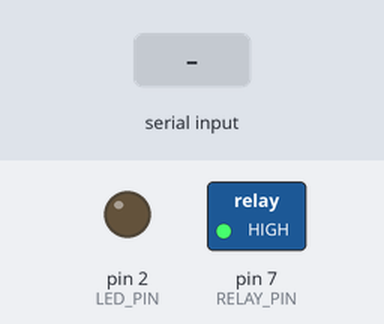
Recording of a sketch running on a simulated Arduino Uno, built with avr-gcc and run on an emulated ATmega328P. Shown: switched loads named in the sketch (green lamp = pin HIGH), output pins drawn as LEDs (lit = HIGH). The inputs (shaded band) are chosen by the test bench. What the sketch prints to the serial monitor is not drawn.

Above: at 1.2 s.
1.3 s: "CUACA,2\n" received over Serial
At 1.8 s:
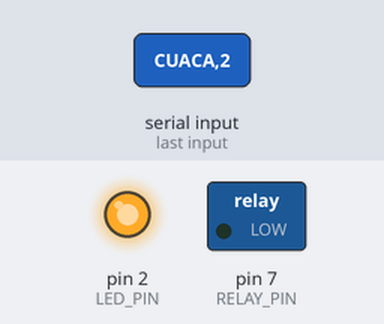
2.8 s: "CUACA,0\n" received over Serial
At 3.1 s:
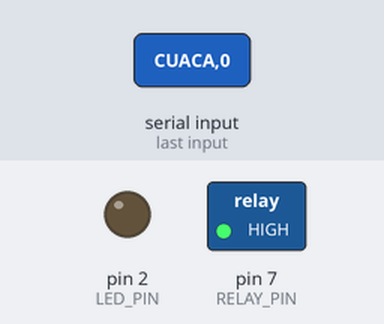
Timing chart, 0 to 5.8 s (numbered marks = the images above; inputs shaded):
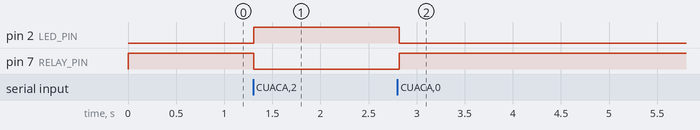

Measured:
- after the input at 1.3 s, pin 2 (LED_PIN): LOW → HIGH at once; pin 7 (RELAY_PIN): HIGH → LOW at once
- after the input at 2.8 s, pin 2 (LED_PIN): HIGH → LOW after 0.02 s instead of 3.5 s; pin 7 (RELAY_PIN): LOW → HIGH after 0.02 s instead of 3.5 s

The sketch:

arduino_weather_radio.ino
```cpp
/*
  =============================================================================
  ARDUINO RELAY BROADCASTER — SISTEM PERINGATAN DINI CUACA NELAYAN
  =============================================================================
  Fungsi:
    Menerima perintah Serial dari PC/Web (format: CUACA,<LEVEL>)
    dan mengaktifkan Relay selama 5 detik, lalu mati otomatis.

  Komponen yang Dibutuhkan:
    1. Arduino Uno / Nano
    2. Modul Relay 5V (1-Channel, Active LOW)
    3. LED Indikator (opsional, pin D2)

  Skema Pinout Wiring:
    - Arduino Pin D7   ---> IN pada Modul Relay
    - Arduino 5V       ---> VCC Relay
    - Arduino GND      ---> GND Relay
    - Relay COM        ---> Sumber Sinyal Audio (Line-in PC / Amplifier)
    - Relay NO         ---> Input Pemancar Radio FM
    - Arduino Pin D2   ---> LED Indikator (+ resistor 220Ω ke GND)

  Perilaku:
    - CUACA,0          --> Relay MATI (aman / batalkan siaran)
    - CUACA,1/2/3      --> Relay NYALA 5 detik, lalu mati otomatis
    - Perintah baru bisa diterima KAPAN SAJA (non-blocking)
    - Kirim CUACA,0 untuk mematikan relay lebih awal

  Format Perintah Serial dari Python/Web:
    "CUACA,<LEVEL>\n"       Contoh: "CUACA,2\n"
    "CUACA,<LEVEL>,<IDX>\n" Contoh: "CUACA,2,0\n"

  Cara Uji Manual via Serial Monitor (baud 9600):
    Kirim "CUACA,2" → Relay nyala 5 detik
    Kirim "CUACA,0" → Relay langsung mati
  =============================================================================
*/

#define LED_PIN   2
#define RELAY_PIN 7

// Relay ACTIVE LOW: LOW = Relay ON, HIGH = Relay OFF
// PENTING: pastikan modul relay kamu memang Active LOW
#define RELAY_ON  LOW
#define RELAY_OFF HIGH

// Durasi relay menyala dalam milidetik
#define DURASI_SIARAN_MS 5000UL

// ============================================================
// STATE RELAY (non-blocking, pakai millis())
// ============================================================
bool          relayAktif   = false;
unsigned long waktuMulai   = 0;

String inputBuffer = "";

// ============================================================
// SETUP
// ============================================================
void setup() {
  // PENTING: atur pin mode lalu langsung matikan relay
  // untuk mencegah relay nyala saat Arduino boot
  pinMode(RELAY_PIN, OUTPUT);
  digitalWrite(RELAY_PIN, RELAY_OFF);   // <-- Langsung matikan!

  pinMode(LED_PIN, OUTPUT);
  digitalWrite(LED_PIN, LOW);

  Serial.begin(9600);
  Serial.println(F("[SYSTEM] Arduino Relay Broadcaster Ready."));
  Serial.println(F("[SYSTEM] Menunggu perintah CUACA,<LEVEL>..."));
}

// ============================================================
// LOOP — Non-blocking: cek timer relay + baca Serial
// ============================================================
void loop() {

  // --- 1. Cek apakah 5 detik sudah selesai ---
  if (relayAktif && (millis() - waktuMulai >= DURASI_SIARAN_MS)) {
    matikanRelay();
  }

  // --- 2. Baca perintah Serial dari PC/Web ---
  while (Serial.available() > 0) {
    char c = Serial.read();

    if (c == '\n' || c == '\r') {
      inputBuffer.trim();
      if (inputBuffer.length() > 0) {
        prosesPerintah(inputBuffer);
        inputBuffer = "";
      }
    } else {
      // Abaikan karakter non-printable
      if (c >= 32) {
        inputBuffer += c;
      }
    }
  }
}

// ============================================================
// MATIKAN RELAY (dipanggil otomatis atau oleh CUACA,0)
// ============================================================
void matikanRelay() {
  relayAktif = false;
  digitalWrite(RELAY_PIN, RELAY_OFF);
  digitalWrite(LED_PIN, LOW);
  Serial.println(F("[RELAY] OFF — Siaran selesai."));
  Serial.println(F("SELESAI"));
}

// ============================================================
// PROSES PERINTAH SERIAL
// ============================================================
void prosesPerintah(String cmd) {
  Serial.print(F("[IN] "));
  Serial.println(cmd);

  if (!cmd.startsWith("CUACA,")) {
    Serial.println(F("[ERROR] Format tidak valid. Gunakan: CUACA,<LEVEL>"));
    return;
  }

  // Ambil angka level (token pertama setelah "CUACA,")
  String parameter = cmd.substring(6);
  int firstComma   = parameter.indexOf(',');
  int level        = (firstComma == -1)
                       ? parameter.toInt()
                       : parameter.substring(0, firstComma).toInt();

  // ---- LEVEL 0: Matikan relay ----
  if (level == 0) {
    if (relayAktif) {
      Serial.println(F("[INFO] Perintah AMAN diterima — Relay dimatikan lebih awal."));
      matikanRelay();
    } else {
      digitalWrite(RELAY_PIN, RELAY_OFF);
      digitalWrite(LED_PIN, LOW);
      Serial.println(F("[INFO] Cuaca Aman. Relay sudah OFF."));
      Serial.println(F("OK"));
    }
    return;
  }

  // ---- LEVEL 1 / 2 / 3: Nyalakan relay 5 detik ----
  if (level >= 1 && level <= 3) {
    if (relayAktif) {
      // Perpanjang / reset timer jika sudah aktif
      waktuMulai = millis();
      Serial.print(F("[INFO] Timer direset. Relay ON 5 detik (Level "));
      Serial.print(level);
      Serial.println(F(")."));
    } else {
      relayAktif = true;
      waktuMulai = millis();
      digitalWrite(RELAY_PIN, RELAY_ON);
      digitalWrite(LED_PIN, HIGH);
      Serial.print(F("[RELAY] ON — Level "));
      Serial.print(level);
      Serial.println(F(" — Mati otomatis dalam 5 detik."));
    }
    return;
  }

  // Level tidak dikenali
  Serial.print(F("[ERROR] Level tidak valid: "));
  Serial.println(level);
}
```
